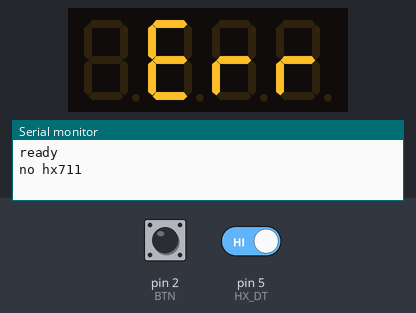
Bench run of a sketch on a simulated Arduino Uno, built with avr-gcc and run on an emulated ATmega328P. On the bench: 4-digit seven-segment display, the last lines printed to the serial monitor. Wiring (inferred from the names in the program): TM1637 display: clock pin 8; DIO pin 9. Inputs (shaded band) come from the test bench; at power-on: pin 5 (HX_DT) HIGH, pin 2 (BTN) LOW.

Above: at 1.2 s.
1.3 s: pin 5 (HX_DT) driven LOW
At 2.5 s:
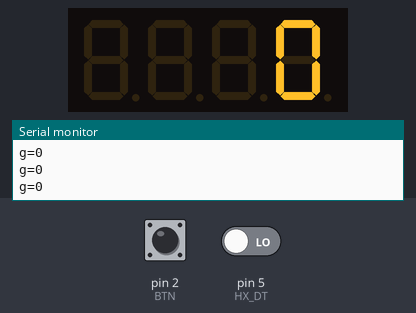
2.8 s: pin 5 (HX_DT) driven HIGH
At 4.1 s:
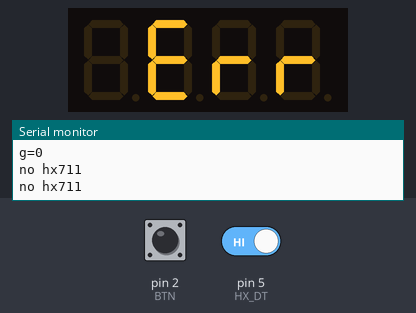
Timing chart, 0 to 5.8 s (numbered marks = the images above; inputs shaded):
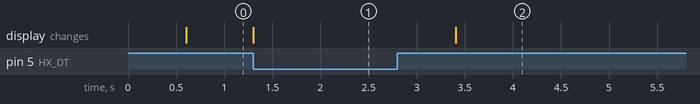

Measured:
- after the input at 1.3 s, the display: changes at once (image 1)
- after the input at 2.8 s, the display: changes after 0.60 s (image 2)

The sketch:

scale-default.ino
```cpp
// Lesson 23: kitchen scale. HX711 load cell amplifier (SCK = D4, DT = D5), tare button on D2 (pull-down, HIGH when pressed),
// TM1637 4-digit display (CLK = D8, DIO = D9). Both chips are driven by our own bit-banged code: no library.
unsigned int countsPer10g = 4295;   // raw counts for ten grams: the calibration factor of a 5 kg bar at 5 V, gain 128 (429.5 per gram)
byte averages = 4;                  // readings averaged per update (the chip makes 10 per second)

const byte BTN = 2, HX_SCK = 4, HX_DT = 5, TM_CLK = 8, TM_DIO = 9;
const byte GLYPH[10] = {0x3F, 0x06, 0x5B, 0x4F, 0x66, 0x6D, 0x7D, 0x07, 0x7F, 0x6F};

long avg = 0;          // average of the last readings
long offset = 0;       // raw value of the empty (or tared) scale
bool tared = false;
bool tareReq = false;
byte btnWas = 0;

// ---------- HX711: DT low = ready, then 24 clocks (MSB first) and one more for gain 128 ----------
bool waitReady() {
  unsigned long t0 = millis();
  while (digitalRead(HX_DT) == HIGH) {
    byte b = digitalRead(BTN);                    // watch the tare button while we wait for the chip
    if (b && !btnWas) tareReq = true;
    btnWas = b;
    if (millis() - t0 > 600) return false;
  }
  return true;
}

long readRaw() {
  long v = 0;
  for (byte i = 0; i < 24; i++) {
    digitalWrite(HX_SCK, HIGH);
    delayMicroseconds(1);
    v = (v << 1) | digitalRead(HX_DT);
    digitalWrite(HX_SCK, LOW);
    delayMicroseconds(1);
  }
  digitalWrite(HX_SCK, HIGH);                     // 25th pulse: next reading is channel A, gain 128
  delayMicroseconds(1);
  digitalWrite(HX_SCK, LOW);
  if (v & 0x800000L) v |= 0xFF000000L;            // sign extend 24 -> 32 bits
  return v;
}

bool sample() {
  long sum = 0;
  for (byte i = 0; i < averages; i++) {
    if (!waitReady()) return false;
    sum += readRaw();
  }
  avg = sum / averages;
  return true;
}

// ---------- TM1637: two wires, START / STOP, LSB first, an ACK after every byte ----------
void tmDelay() { delayMicroseconds(5); }
void tmStart() { digitalWrite(TM_CLK, HIGH); digitalWrite(TM_DIO, HIGH); tmDelay(); digitalWrite(TM_DIO, LOW); tmDelay(); digitalWrite(TM_CLK, LOW); }
void tmStop() { digitalWrite(TM_CLK, LOW); digitalWrite(TM_DIO, LOW); tmDelay(); digitalWrite(TM_CLK, HIGH); tmDelay(); digitalWrite(TM_DIO, HIGH); tmDelay(); }
void tmWrite(byte b) {
  for (byte i = 0; i < 8; i++) {
    digitalWrite(TM_CLK, LOW);
    digitalWrite(TM_DIO, (b >> i) & 1);
    tmDelay();
    digitalWrite(TM_CLK, HIGH);
    tmDelay();
  }
  digitalWrite(TM_CLK, LOW);
  pinMode(TM_DIO, INPUT);                         // release DIO: the chip pulls it low for the ACK
  tmDelay();
  digitalWrite(TM_CLK, HIGH);
  tmDelay();
  digitalWrite(TM_CLK, LOW);
  pinMode(TM_DIO, OUTPUT);
  digitalWrite(TM_DIO, LOW);
}
void tmShow(const byte *d) {
  tmStart(); tmWrite(0x40); tmStop();             // data command: automatic address increment
  tmStart(); tmWrite(0xC0);                       // address command: first digit
  for (byte i = 0; i < 4; i++) tmWrite(d[i]);
  tmStop();
  tmStart(); tmWrite(0x8F); tmStop();             // display on, brightest
}

void showGrams(long g) {
  byte d[4] = {0, 0, 0, 0};                       // 0 = blank digit
  if (g > 9999 || g < -999) {
    d[0] = d[1] = d[2] = d[3] = 0x40;             // "----": out of range
  } else {
    bool neg = g < 0;
    long a = neg ? -g : g;
    for (int i = 3; i >= 0; i--) {
      d[i] = GLYPH[a % 10];
      a /= 10;
      if (a == 0) {
        if (neg && i > 0) d[i - 1] = 0x40;        // minus sign just left of the number
        break;
      }
    }
  }
  tmShow(d);
}

void setup() {
  Serial.begin(9600);
  pinMode(BTN, INPUT);
  pinMode(HX_SCK, OUTPUT);
  pinMode(HX_DT, INPUT);
  pinMode(TM_CLK, OUTPUT);
  pinMode(TM_DIO, OUTPUT);
  digitalWrite(HX_SCK, LOW);
  digitalWrite(TM_CLK, HIGH);
  digitalWrite(TM_DIO, HIGH);
  Serial.println("ready");
}

void loop() {
  bool ok = sample();
  if (!ok) {
    const byte err[4] = {0, 0x79, 0x50, 0x50};    // " Err": the chip never answered
    tmShow(err);
    Serial.println("no hx711");
    return;
  }
  if (!tared || tareReq) {                        // first reading, or the button: this weight becomes zero
    offset = avg;
    tared = true;
    tareReq = false;
    Serial.println("tare");
  }
  long delta = avg - offset;
  long scaled = delta * 10;                       // ten times the counts, so the factor can keep one decimal
  long half = countsPer10g / 2;
  long g = (scaled >= 0 ? scaled + half : scaled - half) / (long)countsPer10g;
  Serial.print("g=");
  Serial.println(g);
  showGrams(g);
}
```
